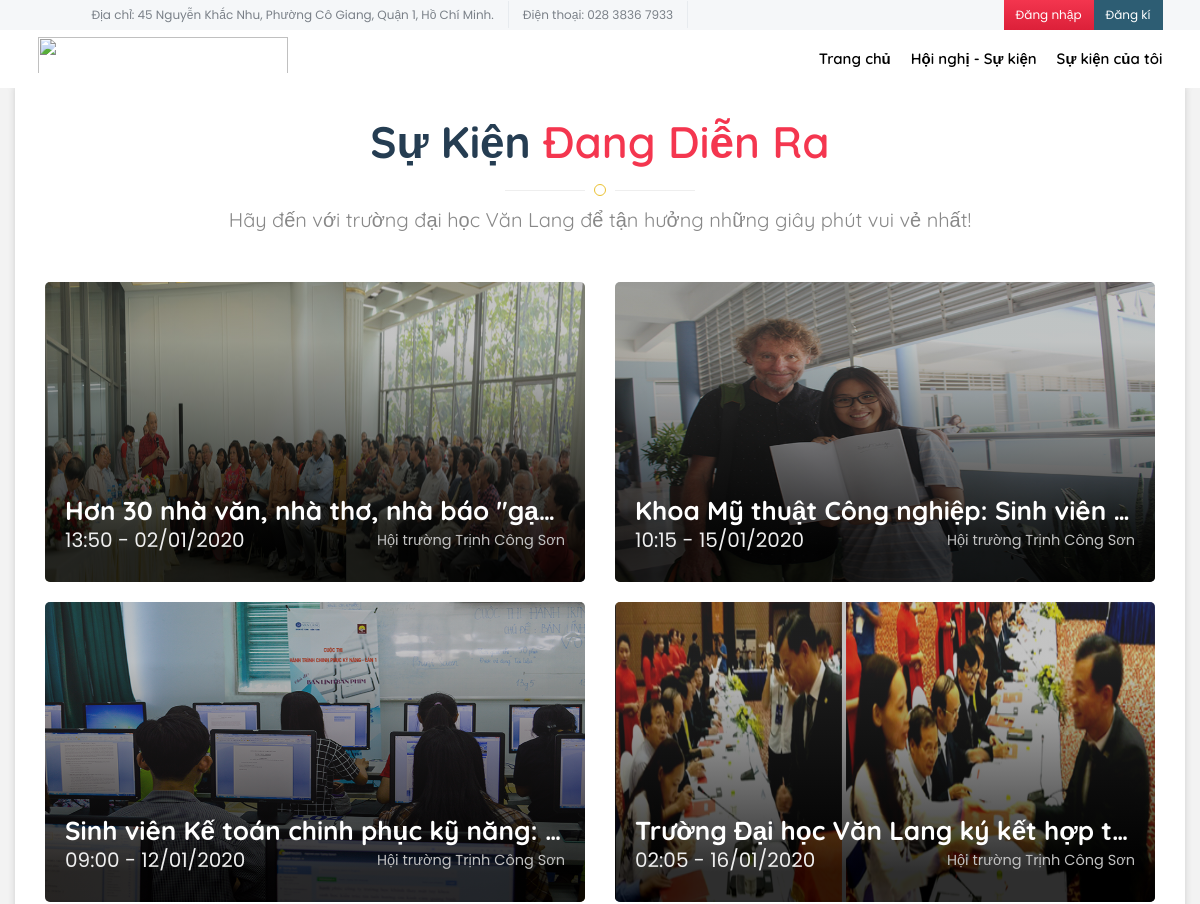
/events.php (upper part), run on an earlier commit of the app's database.
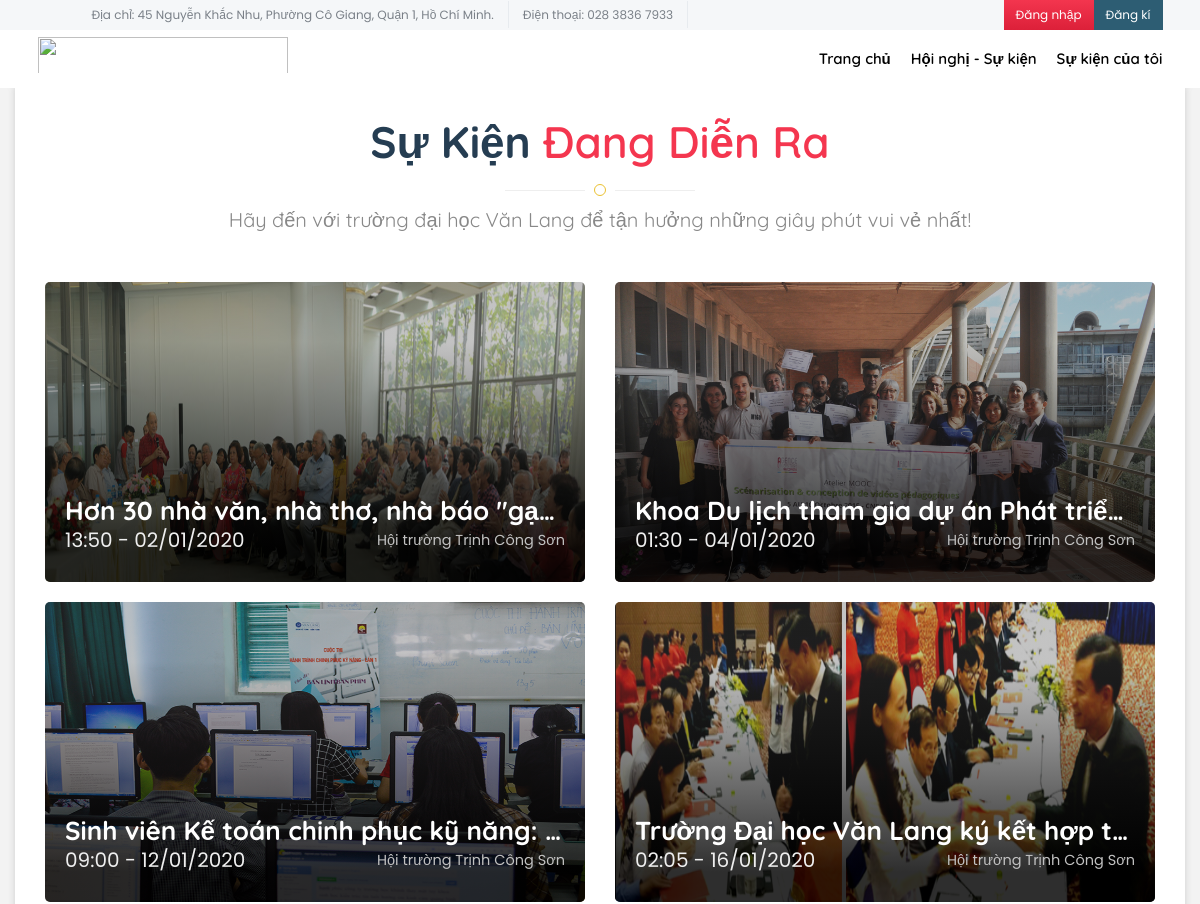
And on a later commit of the database.
### tables this page shows
CREATE TABLE `event` (
  `id` int(11) NOT NULL,
  `account_id` int(11) NOT NULL,
  `category_id` int(11) NOT NULL,
  `title` varchar(100) NOT NULL,
  `code` varchar(4) NOT NULL,
  `place` varchar(100) NOT NULL,
  `avatar` varchar(100) NOT NULL,
  `ticket_number` int(11) NOT NULL,
  `start_date` datetime NOT NULL,
  `end_date` datetime NOT NULL,
  `expired_date` datetime NOT NULL,
  `short_desc` varchar(100) NOT NULL,
  `description` text NOT NULL,
  `faculty_id` int(11) NOT NULL,
  `user_make_question` int(11) NOT NULL DEFAULT '0',
  `user_reply_question` int(11) NOT NULL DEFAULT '0',
  `check_question` int(11) NOT NULL DEFAULT '1',
  `last_modified` datetime NOT NULL DEFAULT CURRENT_TIMESTAMP,
  `public_at` datetime NOT NULL,
  `status` int(11) NOT NULL
);

### events.php (the view, shortened to what this page needs)
<?php
include('header.php');
?>
	<section>
		<div class="rows inn-page-bg com-colo">
			<div class="container inn-page-con-bg tb-space pad-bot-redu" id="inner-page-title">
				<div class="spe-title col-md-12">
					<h2>Sự kiện <span>Đang diễn ra</span></h2>
					<div class="title-line">
						<div class="tl-1"></div>
						<div class="tl-2"></div>
						<div class="tl-3"></div>
					</div>
					<p>Hãy đến với trường đại học Văn Lang để tận hưởng những giây phút vui vẻ nhất!</p>
				</div>
				<div>
					<?php
					require('database-config.php');
					$sql = "SELECT * FROM event where status=4 ORDER BY public_at DESC";
					 $result=mysqli_query($conn,$sql);
						 while($resultevent=mysqli_fetch_assoc($result)){
						?>
						<div>
						<div class='col-md-6 wow slideInUp'>
		                <a href="event-detail.php?id=<?php echo $resultevent['id'] ?>">
		                    <div class='tour-mig-like-com'>
		                              <div class='tour-mig-lc-img'> <img src="<?php echo $resultevent["avatar"] ?>" alt=''> </div>
		                              <div class='tour-mig-lc-con'>
		                                <h5><?php echo $resultevent["title"] ?></h5>
		                                 <p><span><?php echo date("H:i - d/m/Y", strtotime($resultevent["start_date"])); ?></span><?php echo $resultevent["place"] ?></p>
		                             </div>
		                           </div>
		                     </a>
		                 </div>
						</div>
						<?php
						}
					?>
				</div>
			</div>
		</div>
	</section>
	<?php
include('footer.php');
?>

### header.php (shortened to what this page needs)
<!DOCTYPE html>
<html lang="en">
<head>
    <link rel="stylesheet" href="css/font-awesome.min.css">
    <link href="vendor/DataTables/datatables.min.css" rel="stylesheet" type="text/css">
    <link rel="stylesheet" href="css/style.css">
    <link rel="stylesheet" href="css/materialize.css">
    <link rel="stylesheet" href="css/bootstrap.css">
    <link rel="stylesheet" href="css/mob.css">
    <link rel="stylesheet" href="css/animate.css">
    <link rel="stylesheet" href="css/bootstrap-datepicker.css">
    <link rel="stylesheet" href="css/bootstrap-datetimepicker.css">
</head>
<body>
    <section>
        <div class="ed-top">
            <div class="container">
                <div class="row">
                    <div class="col-md-12">
                        <div class="ed-com-t1-left">
                            <ul>
                                <li><a href="http://vanlanguni.edu.vn/trang-chu/ban-do-den-van-lang" target="_blank">Địa chỉ: 45 Nguyễn Khắc Nhu, Phường Cô Giang, Quận 1, Hồ Chí Minh.</a>
                                </li>
                                <li><a href="tel:02838367933">Điện thoại: 028 3836 7933</a>
                                </li>
                            </ul>
                        </div>
                        <div class="ed-com-t1-right">
                            <ul>
                                <?php
                                if (isset($_SESSION['user_email'])) {
                                    ?>
                                    <li><a href="my-profile.php"><?php echo $account_name?></a></li>
                                    <li><a href="logout.php">Đăng xuất</a></li>
                                    <?php
                                } else {
                                    ?>
                                    <li><a href="login.php">Đăng nhập</a></li>
                                    <li><a href="register.php">Đăng kí</a></li>
                                    <?php
                                }
                                ?>
                            </ul>
                        </div>
                    </div>
                </div>
            </div>
        </div>
        <div class="top-logo" data-spy="affix" data-offset-top="250">
            <div class="container">
                <div class="row">
                    <div class="col-md-12">
                        <div class="wed-logo">
                            <a href="index.php"><img src="images/logo.png" alt="" />
                            </a>
                        </div>
                        <div class="main-menu dropdowncc">
                            <ul>
                                <li><a href="index.php">Trang chủ</a>
                                </li>
                                <li><a href="events.php">Hội nghị - Sự kiện</a></li>
                                <li><a href="my-events.php">Sự kiện của tôi</a>
                                </li>
                            </ul>
                        </div>
                    </div>
                </div>
            </div>
        </div>
    </section>

### footer.php (shortened to what this page needs)
</body>
</html>

What changed in the data, as far as the page shows it:
no longer on this page (row edited): event: avatar (picture), title "Khoa Mỹ thuật Công nghiệp: Sinh viên…", start_date "10:15 - 15/01/2020", place "Hội trường Trịnh Công Sơn"
now on this page (row edited): event: avatar (picture), title "Khoa Du lịch tham gia dự án Phát triể…", start_date "01:30 - 04/01/2020", place "Hội trường Trịnh Công Sơn"
